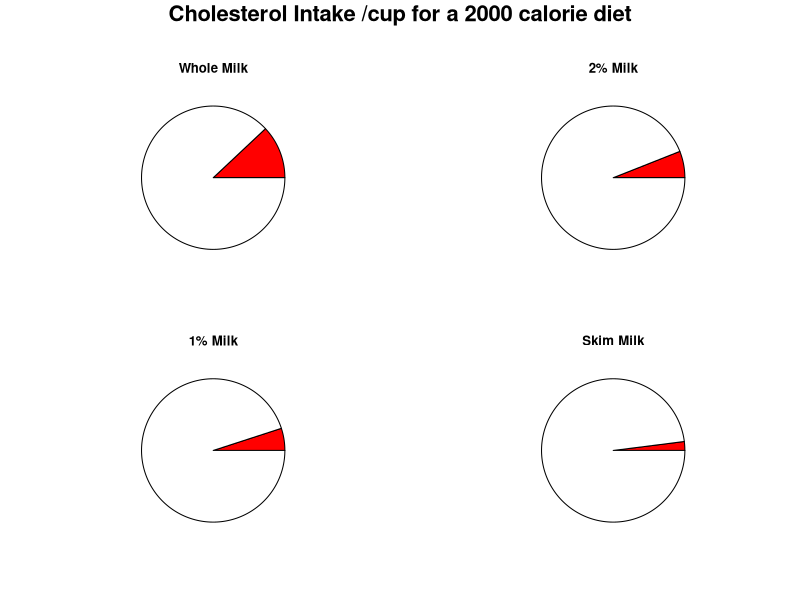

Write the R code that produced this figure.
## ---- chunk 1
knitr::opts_chunk$set(echo = TRUE)
library(tidyverse)
library(readxl)
## ---- chunk 2
# Making a layout
layout(matrix(c(1, 1, 2, 3, 4, 5), nrow=3, ncol=2, byrow=TRUE), heights=c(0.2, 1, 1))
par(mar=c(0, 0, 2, 0)) # Adjust margins for the title
plot.new()
title(main="Cholesterol Intake /cup for a 2000 calorie diet", cex.main=2, font.main=2)
percentages <- c(12, 6, 5, 2)
titles <- c("Whole Milk", "2% Milk", "1% Milk", "Skim Milk")
colors <- c("red", "white")

par(mar=c(4, 4, 2, 2)) # Adjusting margins

#Pie charts
for (i in 1:4) { pie(c(percentages[i], 100 - percentages[i]), labels = c("", ""), col = colors, main = titles[i], cex = 1.5)}
